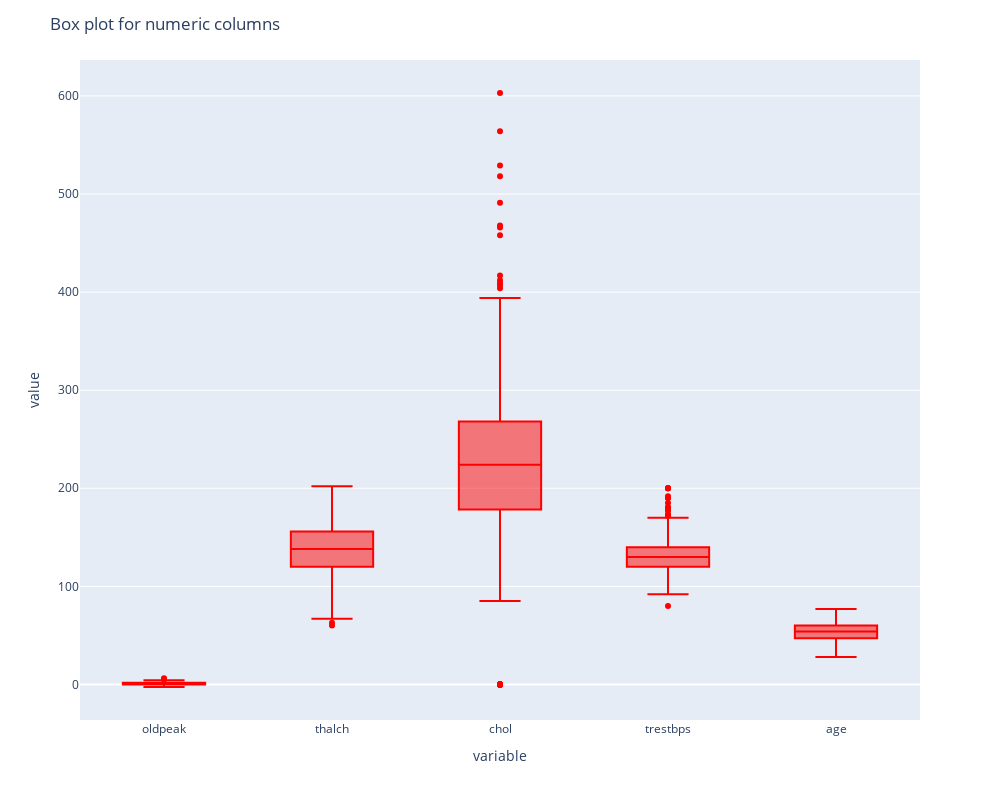

The code cell stored with this chart in its notebook:
### Code cell
fig = px.box(df ,  y = numeric_cols , color_discrete_sequence= colors) 
fig.update_layout(title = "Box plot for numeric columns" , height = 800 , width = 1000) 
fig.show()

### Figure 1 — Plotly figure (JSON) as saved in the notebook; plotly's stock layout.template omitted (floating-point values rounded to 4 significant figures; data arrays with more than 128 entries replaced by an {"elided": "..."} marker saying what was removed)
{"data": [{"alignmentgroup": "True", "hovertemplate": "variable=%{x}<br>value=%{y}<extra></extra>", "legendgroup": "", "marker": {"color": "red"}, "name": "", "notched": false, "offsetgroup": "", "orientation": "v", "showlegend": false, "type": "box", "x": {"elided": "4595 str values"}, "x0": " ", "xaxis": "x", "y": {"elided": "4595 float values"}, "y0": " ", "yaxis": "y"}], "layout": {"boxmode": "group", "height": 800, "legend": {"tracegroupgap": 0}, "margin": {"t": 60}, "title": {"text": "Box plot for numeric columns"}, "width": 1000, "xaxis": {"anchor": "y", "domain": [0, 1], "title": {"text": "variable"}}, "yaxis": {"anchor": "x", "domain": [0, 1], "title": {"text": "value"}}}}
